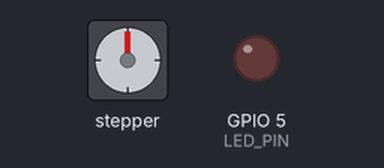
A program run on a simulated ESP32. Parts: stepper motor, output pins drawn as LEDs (lit = HIGH). Stepper angles assume 200 steps per turn; what the program prints to the serial monitor is not drawn.

Above: at 0.05 s.
At 0.65 s:
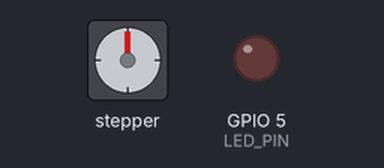
At 1.3 s:
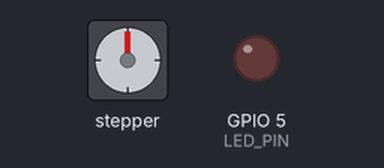
At 2.55 s:
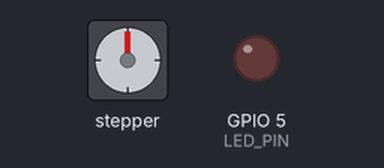
Timing chart, 0 to 5.9 s (numbered marks = the images above):
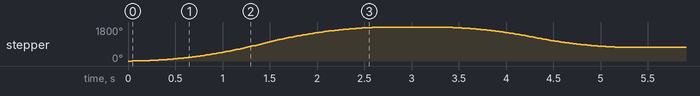

The program:

main.cpp
```cpp
#include <Arduino.h>
#include <AccelStepper.h>

// Pin definitions
#define X_STEP_PIN 2
#define X_DIR_PIN 4
#define Y_STEP_PIN 16
#define Y_DIR_PIN 17
#define Z_STEP_PIN 18
#define Z_DIR_PIN 19
#define LED_PIN 5

#define ENDSTOP_X_PIN 32
#define ENDSTOP_Y_PIN 33
#define ENDSTOP_Z_PIN 25

// Motor objects
AccelStepper stepperX(AccelStepper::DRIVER, X_STEP_PIN, X_DIR_PIN);

//déclaration des fonctions
void initializeHardware();

// Button debounce variables
int lastButtonState = LOW;
unsigned long lastDebounceTime = 0;
const int debounceDelay = 50; // milliseconds

// LED state
bool ledState = false;

void setup() {

  Serial.begin(115200);
  initializeHardware();

}

void loop() {

  Serial.println("Moving to position 1000");
  stepperX.moveTo(1000);

  while(stepperX.distanceToGo()!=0){
    stepperX.run();
  }

   delay(500);
   Serial.println("Moving to position 400");
  stepperX.moveTo(400);

  while(stepperX.distanceToGo()!=0){
    stepperX.run();
  }
  delay(500);


}

void initializeHardware() {
  // Configure motor
  stepperX.setMaxSpeed(1000);
  stepperX.setAcceleration(500);

  // Configure endstops
  pinMode(ENDSTOP_X_PIN, INPUT_PULLUP);
  pinMode(ENDSTOP_Y_PIN, INPUT_PULLUP);
  pinMode(ENDSTOP_Z_PIN, INPUT_PULLUP);
  pinMode(LED_PIN, OUTPUT);
}
```
